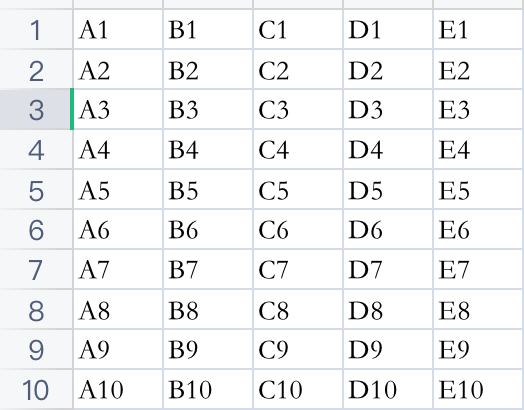
#> input picture before/number1.png, 524 x 410 px; its folder holds only this picture in this run
$ python cut-and-paste-img.py   (older library calls are emulated)
#> lines starting #> are read from the running program, lines starting #| are printed output that depends on the picture
# coding: utf-8
#-*-coding = utf-8 -*-
'''
读入一个图片0.bmp，切成指定数目个小图片(16个)
文件夹名out
'''
from PIL import Image
import sys,os
# 因为考虑到后续拼接编号问题，暂时不考虑横向纵向切>10个的
cut_width_num = 1 # 横向切1个
cut_height_num = 10 # 纵向切10个
# 00,10,20,30,40;01,11,21,31,41

IMAGES_FORMAT = ['.png', '.PNG'] # 图片格式

# 拼图参数
file_path = r"before/" #加工前图片地址
IMAGES_PATH = r'outs/' # 图片集地址
IMAGES_FORMAT = ['.png', '.PNG'] # 图片格式
IMAGE_ROW = 10 # 图片间隔，也就是合并成一张图后，一共有几行
IMAGE_COLUMN = 1# 图片间隔，也就是合并成一张图后，一共有几列
IMAGE_SAVE_PATH = r'outs/result/' # 图片转换后的地址,可以自己改，这个路径在存之前建立空文件夹result


#生成新图，和原始尺寸一致
def fill_image(image):
  width, height = image.size
  #选取长和宽中较大值作为新图片的
  new_image_length = width if width > height else height
  #生成新图片[白底]
  new_image = Image.new(image.mode, (width, height))
  new_image.paste(image, (0,0))
  return new_image
#切图
def cut_image(image):
  width, height = image.size

  item_width = int(width / cut_width_num)
  item_height=int(height/ cut_height_num)
  box_list = []
  # print(width, height ,item_width,item_height)
  # (left, upper, right, lower)
  for i in range(0,cut_width_num):#两重循环，生成图片基于原图的位置
    for j in range(0,cut_height_num):

      print((i*item_width,j*item_height,(i+1)*item_width,(j+1)*item_height))
      box=(i*item_width,j*item_height,(i+1)*item_width,(j+1)*item_height)
      box_list.append(box)

  image_list = [image.crop(box) for box in box_list]
  return image_list
#保存
def save_images(image_list,folder_name):
  j=0;
  for j in range(0,len(image_list),cut_height_num):
    print (j)
    b=image_list[j:j+cut_height_num];
    i=0;
    for item in b:
        # 逆矩阵编号
        item.save(r'outs/'+folder_name+'/'+str(cut_height_num-1-i)+str(cut_width_num-1-j/cut_height_num) + '.png', 'PNG');
        print (i,j,'done',cut_height_num-1-i,cut_width_num-1-j/cut_height_num);
        i+=1;

# 拼图相关

# 定义图像拼接函数
def image_compose(IMAGE_width, IMAGE_height,names_list,img_before):

  to_image = Image.new('RGBA', (IMAGE_COLUMN * IMAGE_width, IMAGE_ROW * IMAGE_height)) #创建一个新图
  # 循环遍历，把每张图片按顺序粘贴到对应位置上
  for y in range(0, IMAGE_ROW):#10
    for x in range(0, IMAGE_COLUMN):#1

      from_image = Image.open(IMAGES_PATH + names_list[ x+IMAGE_COLUMN * y]).resize(
        (IMAGE_width, IMAGE_height),Image.ANTIALIAS)
      print(x,y,names_list)
      to_image.paste(from_image, (x* IMAGE_width, y* IMAGE_height))
  to_image = to_image.convert('RGBA')
  print('done')
  return to_image.save(IMAGE_SAVE_PATH+img_before) # 保存新图


if __name__ == '__main__':

  #从before文件夹循环取图
  # os.mkdir(r"outs") #创建文件夹存放处理结果
  #获取队列
  print(file_path,'=90',os.listdir)
  image_names_before = [name for name in os.listdir(file_path) for item in IMAGES_FORMAT if
        os.path.splitext(name)[1] == item]
  image_names_before.sort();# 排序

  #批量处理
  n=0;
  for img_before in image_names_before:
    # 处理单个图片 cut
    print(file_path,img_before)
    os.mkdir(IMAGES_PATH+img_before);
    image = Image.open(file_path+img_before);
#> image is the input picture: PIL image 524x410 RGBA; mean R, G, B, A 240.6, 241.6, 242.8, 255
    width, height = image.size   # 给拼接用的
#> width = 524; height = 410
    # image.show()
    image = fill_image(image)
#> in fill_image, `new_image = Image.new(image.mode, (width, height))`: new_image: PIL image 524x410 RGBA; every value is 0
    image_list = cut_image(image)
#> in cut_image, `image_list = [image.crop(box) for box in box_list]`: image_list = 10 items
#> image_list = 10 items
    save_images(image_list,img_before);
#> the loop in save_images, `for j in range(0,len(image_list),cut_height_num):` made 1 pass
#| 0
#| 0 0 done 9 0.0
#| 1 0 done 8 0.0
#| 2 0 done 7 0.0
#| 3 0 done 6 0.0
#| 4 0 done 5 0.0
#| 5 0 done 4 0.0
#| 6 0 done 3 0.0
#| 7 0 done 2 0.0
#| 8 0 done 1 0.0
#> (further printed lines are left out)
#> pass 1, in save_images, `item.save(r'outs/'+folder_name+'/'+str(cut_height_num-1-i)+str(cut_wid..`:
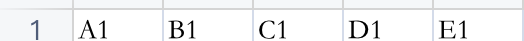
#> saved as 90.0.png: PIL image 524x41 RGBA; mean R, G, B, A 241.2, 241.9, 242.8, 255
#> pass 1, in save_images, `item.save(r'outs/'+folder_name+'/'+str(cut_height_num-1-i)+str(cut_wid..`:
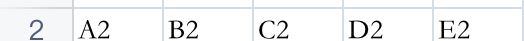
#> saved as 80.0.png: PIL image 524x41 RGBA; mean R, G, B, A 241.5, 242.3, 243.5, 255
#> pass 1, in save_images, `item.save(r'outs/'+folder_name+'/'+str(cut_height_num-1-i)+str(cut_wid..`:
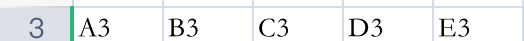
#> saved as 70.0.png: PIL image 524x41 RGBA; mean R, G, B, A 238.2, 240.1, 241.4, 255
#> pass 1, in save_images, `item.save(r'outs/'+folder_name+'/'+str(cut_height_num-1-i)+str(cut_wid..`:
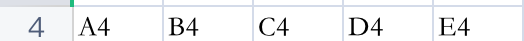
#> saved as 60.0.png: PIL image 524x41 RGBA; mean R, G, B, A 240.8, 241.8, 243, 255
#> after the loop in save_images, `for j in range(0,len(image_list),cut_height_num):`:
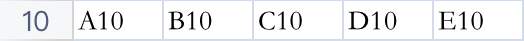
#> item: PIL image 524x41 RGBA; mean R, G, B, A 237.4, 238.3, 239.9, 255


    #  stick-img
#> (the run stopped early here; a loop or call above may not have finished)

$ run again, on before/number2.png
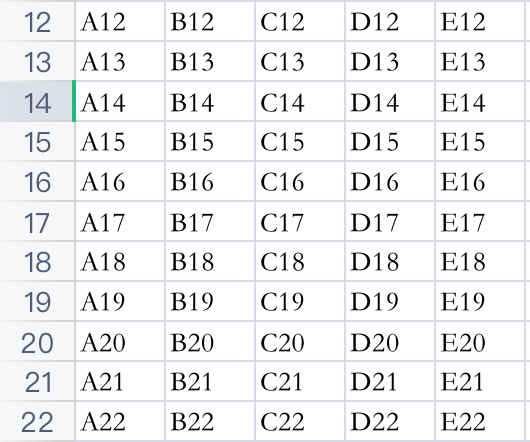
#> input picture before/number2.png, 530 x 442 px
#> image is the input picture: PIL image 530x442 RGBA; mean R, G, B, A 237.7, 238.7, 240.1, 255
#> new_image: PIL image 530x442 RGBA; every value is 0
#> in cut_image, `image_list = [image.crop(box) for box in box_list]`: image_list = 10 items
#> the loop in save_images, `for j in range(0,len(image_list),cut_height_num):` made 1 pass
#> (printed output is left out)
#> pass 1, in save_images, `item.save(r'outs/'+folder_name+'/'+str(cut_height_num-1-i)+str(cut_wid..`:
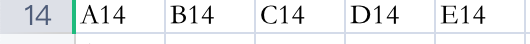
#> saved as 70.0.png: PIL image 530x44 RGBA; mean R, G, B, A 236.3, 238, 239.4, 255
#> after the loop in save_images, `for j in range(0,len(image_list),cut_height_num):`:
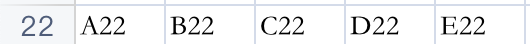
#> item: PIL image 530x44 RGBA; mean R, G, B, A 238.6, 239.3, 240.6, 255
